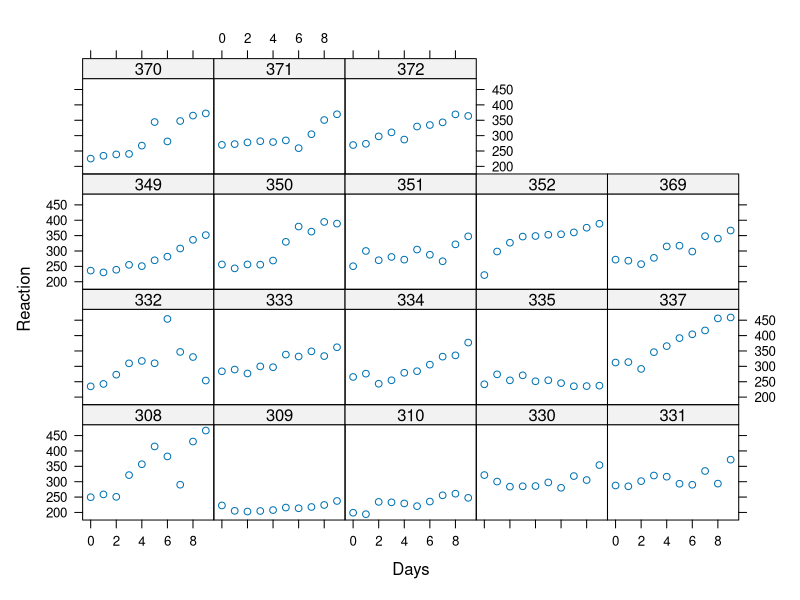
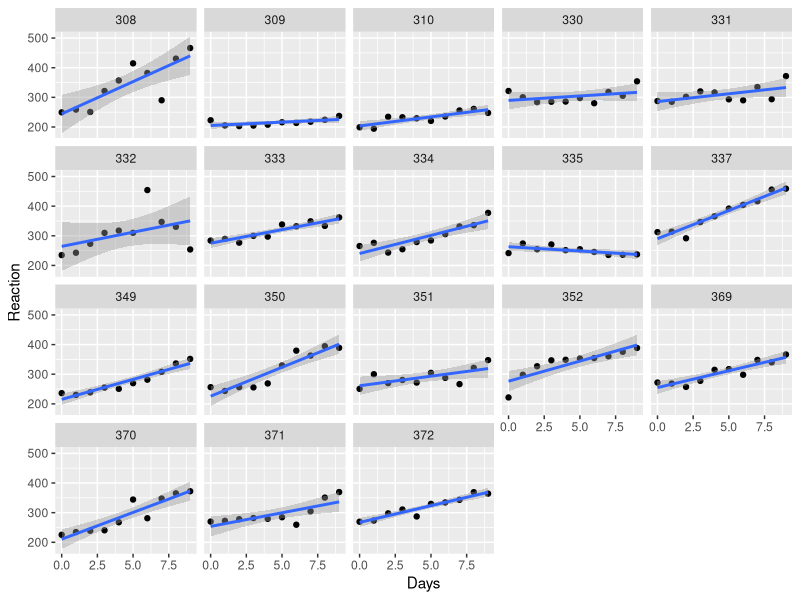
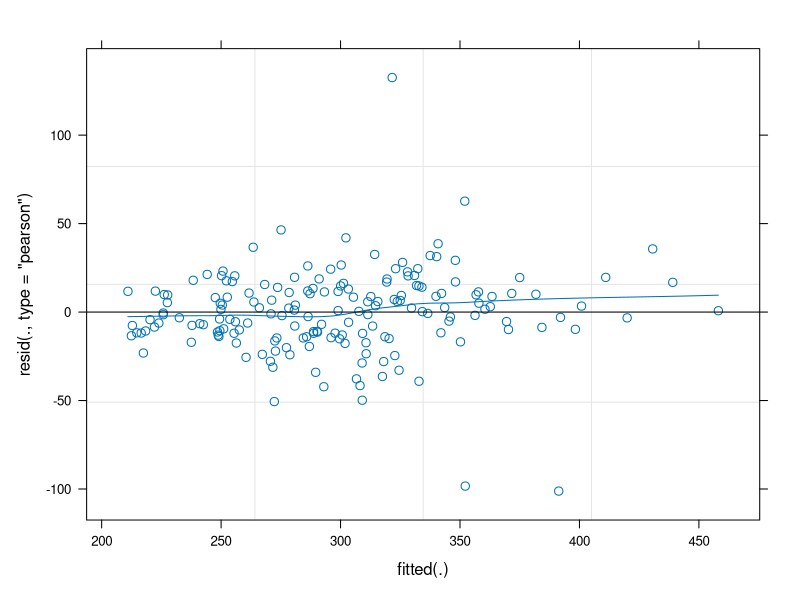
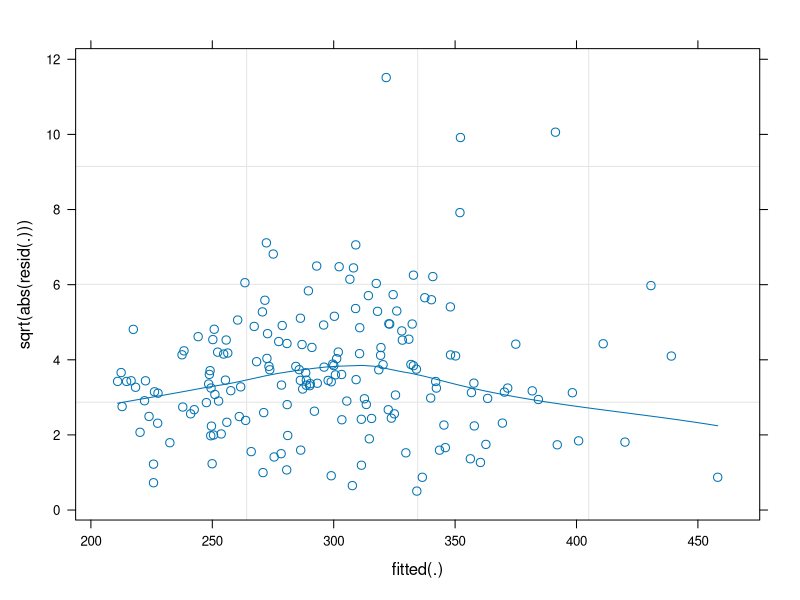
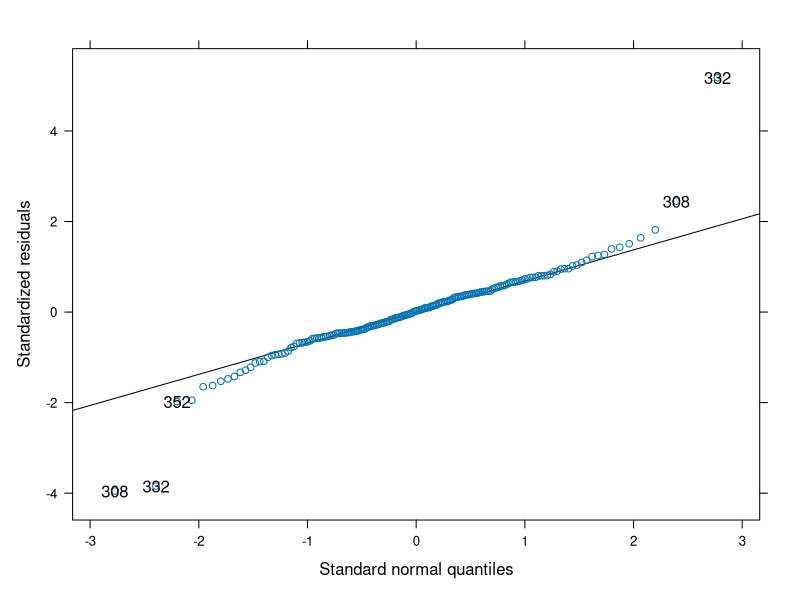

Recreate these plots in R, in order.
# ref : https://cran.r-project.org/web/packages/lme4/vignettes/lmer.pdf
# practice lme4

library(lme4)
str(sleepstudy)
head(sleepstudy, 15)

# summary of data
summary(sleepstudy)
table(sleepstudy$Subject)

# plot
library(lattice)
xyplot(Reaction ~ Days | Subject, data = sleepstudy)
library(ggplot2)
ggplot(data = sleepstudy, aes( x = Days, y = Reaction)) + geom_point() + facet_wrap( ~ Subject) +
  stat_smooth(method = 'lm')

# fitting RS + RI
fm1 <- lmer(Reaction ~ Days + (Days | Subject), data = sleepstudy)
summary(fm1)

# the results of model fm1 of the sleepstudy data (Section 1.2) using summary(fm1), one would
# see that the estimated correlation between the slope for Days and the intercept is fairly low
# (0.066) (See Section 5.2.2 below for more on how to extract the random-effects covariance
# matrix.) We may use double-bar notation to 
# NOW, fit a model that excludes a correlation parameter:

fm2 <- lmer(Reaction ~ Days + (Days || Subject), data = sleepstudy)
summary(fm2)

# get covariance matrix

RX <- getME(fm1, "RX")
sigma2 <- sigma(fm1)^2
sigma2 * chol2inv(RX)

# or 
vcov(fm1)

# update model
fm3 <- update(fm1, . ~ . - (Days | Subject) + (1 | Subject))
summary(fm3)

# get residuals
qres <- quantile(residuals(fm1, "pearson", scaled = TRUE))
qres

#
as.data.frame(VarCorr(fm1))

# obtain fixed effet and random effect
fixef(fm1)
ranef(fm1)

# diagnostics

 # lme4 provides tools for generating most of the standard graphical 
# diagnostic plots (with the exception of those incorporating influence measures, 
# e.g., Cook's distance and leverage plots), in a way modeled on the diagnostic graphics of nlme

#  standard fitted vs. residual plots
plot(fm1, type = c('p', 'smooth'))
 
# sclae-location plot
plot(fm1, sqrt(abs(resid(.))) ~ fitted(.), type = c("p", "smooth"))

# quantile-quantile plots (from lattice),
qqmath(fm1, id = 0.05)

# Finally, posterior predictive simulation (Gelman and Hill 2006) 
iqrvec <- sapply(simulate(fm1, 1000), IQR)
obsval <- IQR(sleepstudy$Reaction)
post.pred.p <- mean(obsval >= c(obsval, iqrvec))
post.pred.p # 0.7902 - The (one-tailed) posterior predictive p value of 0.78 
            # indicates that the model represents the data adequately, 
            # at least for this summary statistic.

# model comparison
anova(fm1, fm2, fm3)

# p-value
# see help

# confint
confint(fm1)
# lme4 provides confidence intervals (using confint) via
# Wald approximations (for fixed-effect parameters only), 
